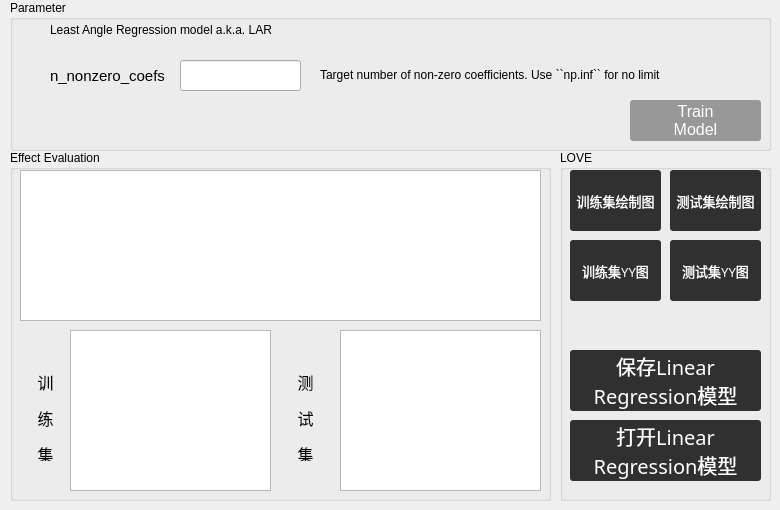
   <widget class="QWidget" name="tab_6">
    <attribute name="title">
     <string>Least Angle Regression</string>
    </attribute>
    <widget class="QGroupBox" name="groupBox_12">
     <property name="geometry">
      <rect>
       <x>10</x>
       <y>0</y>
       <width>761</width>
       <height>151</height>
      </rect>
     </property>
     <property name="title">
      <string>Parameter</string>
     </property>
     <widget class="QPushButton" name="le_action">
      <property name="geometry">
       <rect>
        <x>620</x>
        <y>100</y>
        <width>131</width>
        <height>41</height>
       </rect>
      </property>
      <property name="font">
       <font>
        <pointsize>12</pointsize>
       </font>
      </property>
      <property name="styleSheet">
       <string notr="true">QPushButton { background-color:rgb(152, 152, 152); border-radius: 3px; color: rgb(255, 255, 255); } QPushButton:hover { background-color:rgb(91, 91, 136)}</string>
      </property>
      <property name="text">
       <string>Train
Model</string>
      </property>
     </widget>
     <widget class="QLabel" name="label_7">
      <property name="geometry">
       <rect>
        <x>40</x>
        <y>60</y>
        <width>131</width>
        <height>31</height>
       </rect>
      </property>
      <property name="font">
       <font>
        <pointsize>11</pointsize>
       </font>
      </property>
      <property name="text">
       <string>n_nonzero_coefs</string>
      </property>
     </widget>
     <widget class="QLineEdit" name="le_edit">
      <property name="geometry">
       <rect>
        <x>170</x>
        <y>60</y>
        <width>121</width>
        <height>31</height>
       </rect>
      </property>
     </widget>
     <widget class="QLabel" name="label_11">
      <property name="geometry">
       <rect>
        <x>310</x>
        <y>60</y>
        <width>421</width>
        <height>31</height>
       </rect>
      </property>
      <property name="text">
       <string>&lt;html&gt;&lt;head/&gt;&lt;body&gt;&lt;p&gt;Target number of non-zero coefficients. Use ``np.inf`` for no limit&lt;/p&gt;&lt;/body&gt;&lt;/html&gt;</string>
      </property>
     </widget>
     <widget class="QLabel" name="label_20">
      <property name="geometry">
       <rect>
        <x>40</x>
        <y>20</y>
        <width>251</width>
        <height>21</height>
       </rect>
      </property>
      <property name="text">
       <string>&lt;html&gt;&lt;head/&gt;&lt;body&gt;&lt;p&gt;Least Angle Regression model a.k.a. LAR&lt;/p&gt;&lt;/body&gt;&lt;/html&gt;</string>
      </property>
     </widget>
    </widget>
    <widget class="QGroupBox" name="groupBox_18">
     <property name="geometry">
      <rect>
       <x>10</x>
       <y>150</y>
       <width>541</width>
       <height>351</height>
      </rect>
     </property>
     <property name="title">
      <string>Effect Evaluation</string>
     </property>
     <widget class="QTableWidget" name="le_table01">
      <property name="geometry">
       <rect>
        <x>10</x>
        <y>20</y>
        <width>521</width>
        <height>151</height>
       </rect>
      </property>
     </widget>
     <widget class="QTableWidget" name="le_table02">
      <property name="geometry">
       <rect>
        <x>60</x>
        <y>180</y>
        <width>201</width>
        <height>161</height>
       </rect>
      </property>
     </widget>
     <widget class="QTableWidget" name="le_table03">
      <property name="geometry">
       <rect>
        <x>330</x>
        <y>180</y>
        <width>201</width>
        <height>161</height>
       </rect>
      </property>
     </widget>
     <widget class="QLabel" name="label_30">
      <property name="geometry">
       <rect>
        <x>280</x>
        <y>220</y>
        <width>31</width>
        <height>91</height>
       </rect>
      </property>
      <property name="text">
       <string>&lt;html&gt;&lt;head/&gt;&lt;body&gt;&lt;p align=&quot;center&quot;&gt;&lt;span style=&quot; font-size:12pt;&quot;&gt;测&lt;/span&gt;&lt;/p&gt;&lt;p align=&quot;center&quot;&gt;&lt;span style=&quot; font-size:12pt;&quot;&gt;试&lt;/span&gt;&lt;/p&gt;&lt;p align=&quot;center&quot;&gt;&lt;span style=&quot; font-size:12pt;&quot;&gt;集&lt;/span&gt;&lt;/p&gt;&lt;/body&gt;&lt;/html&gt;</string>
      </property>
     </widget>
     <widget class="QLabel" name="label_36">
      <property name="geometry">
       <rect>
        <x>20</x>
        <y>220</y>
        <width>31</width>
        <height>91</height>
       </rect>
      </property>
      <property name="text">
       <string>&lt;html&gt;&lt;head/&gt;&lt;body&gt;&lt;p align=&quot;center&quot;&gt;&lt;span style=&quot; font-size:12pt;&quot;&gt;训&lt;/span&gt;&lt;/p&gt;&lt;p align=&quot;center&quot;&gt;&lt;span style=&quot; font-size:12pt;&quot;&gt;练&lt;/span&gt;&lt;/p&gt;&lt;p align=&quot;center&quot;&gt;&lt;span style=&quot; font-size:12pt;&quot;&gt;集&lt;/span&gt;&lt;/p&gt;&lt;/body&gt;&lt;/html&gt;</string>
      </property>
     </widget>
    </widget>
    <widget class="QGroupBox" name="groupBox_24">
     <property name="geometry">
      <rect>
       <x>560</x>
       <y>150</y>
       <width>211</width>
       <height>351</height>
      </rect>
     </property>
     <property name="title">
      <string>LOVE</string>
     </property>
     <widget class="QPushButton" name="save_le_button">
      <property name="geometry">
       <rect>
        <x>10</x>
        <y>200</y>
        <width>191</width>
        <height>61</height>
       </rect>
      </property>
      <property name="font">
       <font>
        <family>幼圆</family>
        <pointsize>15</pointsize>
       </font>
      </property>
      <property name="styleSheet">
       <string notr="true">QPushButton { background-color:rgb(48, 48, 48); border-radius: 3px; color: rgb(255, 255, 255); } QPushButton:hover { background-color:rgb(91, 91, 136)}</string>
      </property>
      <property name="text">
       <string>保存Linear
Regression模型</string>
      </property>
     </widget>
     <widget class="QPushButton" name="open_le_button">
      <property name="geometry">
       <rect>
        <x>10</x>
        <y>270</y>
        <width>191</width>
        <height>61</height>
       </rect>
      </property>
      <property name="font">
       <font>
        <family>幼圆</family>
        <pointsize>15</pointsize>
       </font>
      </property>
      <property name="styleSheet">
       <string notr="true">QPushButton { background-color:rgb(48, 48, 48); border-radius: 3px; color: rgb(255, 255, 255); } QPushButton:hover { background-color:rgb(91, 91, 136)}</string>
      </property>
      <property name="text">
       <string>打开Linear
Regression模型</string>
      </property>
     </widget>
     <widget class="QPushButton" name="hz_le_tr">
      <property name="geometry">
       <rect>
        <x>10</x>
        <y>20</y>
        <width>91</width>
        <height>61</height>
       </rect>
      </property>
      <property name="font">
       <font>
        <family>幼圆</family>
        <pointsize>10</pointsize>
       </font>
      </property>
      <property name="styleSheet">
       <string notr="true">QPushButton { background-color:rgb(48, 48, 48); border-radius: 3px; color: rgb(255, 255, 255); } QPushButton:hover { background-color:rgb(91, 91, 136)}</string>
      </property>
      <property name="text">
       <string>训练集绘制图</string>
      </property>
     </widget>
     <widget class="QPushButton" name="hz_le_te_2">
      <property name="geometry">
       <rect>
        <x>110</x>
        <y>90</y>
        <width>91</width>
        <height>61</height>
       </rect>
      </property>
      <property name="font">
       <font>
        <family>幼圆</family>
        <pointsize>10</pointsize>
       </font>
      </property>
      <property name="styleSheet">
       <string notr="true">QPushButton { background-color:rgb(48, 48, 48); border-radius: 3px; color: rgb(255, 255, 255); } QPushButton:hover { background-color:rgb(91, 91, 136)}</string>
      </property>
      <property name="text">
       <string>测试集YY图</string>
      </property>
     </widget>
     <widget class="QPushButton" name="hz_le_tr_2">
      <property name="geometry">
       <rect>
        <x>10</x>
        <y>90</y>
        <width>91</width>
        <height>61</height>
       </rect>
      </property>
      <property name="font">
       <font>
        <family>幼圆</family>
        <pointsize>10</pointsize>
       </font>
      </property>
      <property name="styleSheet">
       <string notr="true">QPushButton { background-color:rgb(48, 48, 48); border-radius: 3px; color: rgb(255, 255, 255); } QPushButton:hover { background-color:rgb(91, 91, 136)}</string>
      </property>
      <property name="text">
       <string>训练集YY图</string>
      </property>
     </widget>
     <widget class="QPushButton" name="hz_le_te">
      <property name="geometry">
       <rect>
        <x>110</x>
        <y>20</y>
        <width>91</width>
        <height>61</height>
       </rect>
      </property>
      <property name="font">
       <font>
        <family>幼圆</family>
        <pointsize>10</pointsize>
       </font>
      </property>
      <property name="styleSheet">
       <string notr="true">QPushButton { background-color:rgb(48, 48, 48); border-radius: 3px; color: rgb(255, 255, 255); } QPushButton:hover { background-color:rgb(91, 91, 136)}</string>
      </property>
      <property name="text">
       <string>测试集绘制图</string>
      </property>
     </widget>
    </widget>
   </widget>
